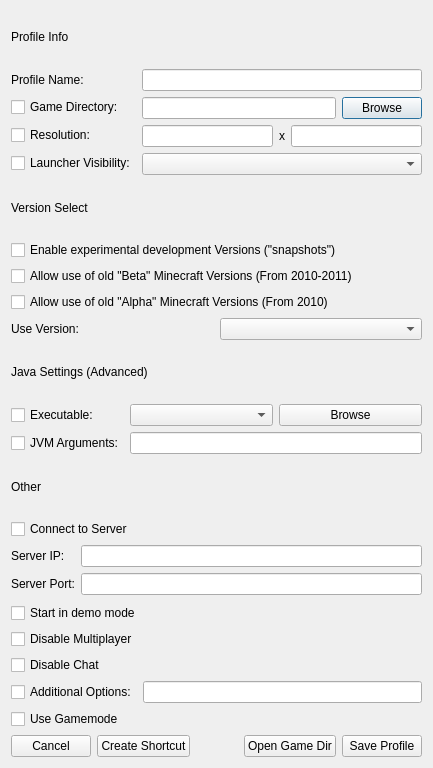
<?xml version="1.0" encoding="UTF-8"?>
<ui version="4.0">
 <class>ProfileWindow</class>
 <widget class="QDialog" name="ProfileWindow">
  <property name="geometry">
   <rect>
    <x>0</x>
    <y>0</y>
    <width>433</width>
    <height>768</height>
   </rect>
  </property>
  <property name="windowTitle">
   <string>Profile Editor</string>
  </property>
  <layout class="QVBoxLayout" name="verticalLayout">
   <item>
    <widget class="QLabel" name="label">
     <property name="text">
      <string>Profile Info</string>
     </property>
    </widget>
   </item>
   <item>
    <layout class="QFormLayout" name="formLayout">
     <property name="labelAlignment">
      <set>Qt::AlignLeading|Qt::AlignLeft|Qt::AlignVCenter</set>
     </property>
     <item row="0" column="0">
      <widget class="QLabel" name="label_2">
       <property name="text">
        <string>Profile Name:</string>
       </property>
       <property name="alignment">
        <set>Qt::AlignLeading|Qt::AlignLeft|Qt::AlignVCenter</set>
       </property>
      </widget>
     </item>
     <item row="0" column="1">
      <widget class="QLineEdit" name="profileNameEdit"/>
     </item>
     <item row="1" column="0">
      <widget class="QCheckBox" name="gameDirectoryCheckbox">
       <property name="text">
        <string>Game Directory:</string>
       </property>
      </widget>
     </item>
     <item row="1" column="1">
      <layout class="QHBoxLayout" name="horizontalLayout">
       <item>
        <widget class="QLineEdit" name="gameDirectoryEdit"/>
       </item>
       <item>
        <widget class="QPushButton" name="gameDirectoryBrowseButton">
         <property name="text">
          <string>Browse</string>
         </property>
        </widget>
       </item>
      </layout>
     </item>
     <item row="2" column="1">
      <layout class="QHBoxLayout" name="horizontalLayout_2">
       <item>
        <widget class="QLineEdit" name="resolutionEditX"/>
       </item>
       <item>
        <widget class="QLabel" name="resolutionLabel">
         <property name="text">
          <string notr="true">x</string>
         </property>
        </widget>
       </item>
       <item>
        <widget class="QLineEdit" name="resolutionEditY"/>
       </item>
      </layout>
     </item>
     <item row="2" column="0">
      <widget class="QCheckBox" name="resolutionCheckbox">
       <property name="text">
        <string>Resolution:</string>
       </property>
      </widget>
     </item>
     <item row="3" column="0">
      <widget class="QCheckBox" name="launcherVisibilityCheckbox">
       <property name="text">
        <string>Launcher Visibility:</string>
       </property>
      </widget>
     </item>
     <item row="3" column="1">
      <widget class="QComboBox" name="launcherVisibilityCombobox"/>
     </item>
    </layout>
   </item>
   <item>
    <widget class="QLabel" name="label_4">
     <property name="text">
      <string>Version Select</string>
     </property>
    </widget>
   </item>
   <item>
    <widget class="QCheckBox" name="enableSnapshots">
     <property name="text">
      <string>Enable experimental development Versions (&quot;snapshots&quot;)</string>
     </property>
    </widget>
   </item>
   <item>
    <widget class="QCheckBox" name="enableBeta">
     <property name="text">
      <string>Allow use of old &quot;Beta&quot; Minecraft Versions (From 2010-2011)</string>
     </property>
    </widget>
   </item>
   <item>
    <widget class="QCheckBox" name="enableAlpha">
     <property name="text">
      <string>Allow use of old &quot;Alpha&quot; Minecraft Versions (From 2010)</string>
     </property>
    </widget>
   </item>
   <item>
    <layout class="QHBoxLayout" name="horizontalLayout_3">
     <item>
      <widget class="QLabel" name="label_5">
       <property name="text">
        <string>Use Version:</string>
       </property>
      </widget>
     </item>
     <item>
      <widget class="QComboBox" name="versionSelectCombobox"/>
     </item>
    </layout>
   </item>
   <item>
    <widget class="QLabel" name="label_6">
     <property name="text">
      <string>Java Settings (Advanced)</string>
     </property>
    </widget>
   </item>
   <item>
    <layout class="QGridLayout" name="gridLayout">
     <item row="0" column="1">
      <layout class="QHBoxLayout" name="horizontalLayout_4">
       <item>
        <widget class="QComboBox" name="executableEdit">
         <property name="editable">
          <bool>false</bool>
         </property>
        </widget>
       </item>
       <item>
        <widget class="QPushButton" name="executableButton">
         <property name="text">
          <string>Browse</string>
         </property>
        </widget>
       </item>
      </layout>
     </item>
     <item row="1" column="1">
      <widget class="QLineEdit" name="jvmArgumentsEdit"/>
     </item>
     <item row="0" column="0">
      <widget class="QCheckBox" name="executableCheckbox">
       <property name="text">
        <string>Executable:</string>
       </property>
      </widget>
     </item>
     <item row="1" column="0">
      <widget class="QCheckBox" name="jvmArgumentsCheckbox">
       <property name="text">
        <string>JVM Arguments:</string>
       </property>
      </widget>
     </item>
    </layout>
   </item>
   <item>
    <widget class="QLabel" name="label_9">
     <property name="text">
      <string>Other</string>
     </property>
    </widget>
   </item>
   <item>
    <widget class="QCheckBox" name="serverCheckbox">
     <property name="text">
      <string>Connect to Server</string>
     </property>
    </widget>
   </item>
   <item>
    <layout class="QFormLayout" name="formLayout_2">
     <item row="0" column="0">
      <widget class="QLabel" name="serverLabel">
       <property name="text">
        <string>Server IP:</string>
       </property>
      </widget>
     </item>
     <item row="1" column="0">
      <widget class="QLabel" name="portLabel">
       <property name="text">
        <string>Server Port:</string>
       </property>
      </widget>
     </item>
     <item row="1" column="1">
      <widget class="QLineEdit" name="portEdit"/>
     </item>
     <item row="0" column="1">
      <widget class="QLineEdit" name="serverEdit"/>
     </item>
    </layout>
   </item>
   <item>
    <widget class="QCheckBox" name="demoModeCheckbox">
     <property name="text">
      <string>Start in demo mode</string>
     </property>
    </widget>
   </item>
   <item>
    <widget class="QCheckBox" name="disableMultiplayerCheckBox">
     <property name="text">
      <string>Disable Multiplayer</string>
     </property>
    </widget>
   </item>
   <item>
    <widget class="QCheckBox" name="disableChatCheckBox">
     <property name="text">
      <string>Disable Chat</string>
     </property>
    </widget>
   </item>
   <item>
    <layout class="QHBoxLayout" name="horizontalLayout_5">
     <item>
      <widget class="QCheckBox" name="minecraftOptionsCheckBox">
       <property name="text">
        <string>Additional Options:</string>
       </property>
      </widget>
     </item>
     <item>
      <widget class="QLineEdit" name="minecraftOptionsEdit"/>
     </item>
    </layout>
   </item>
   <item>
    <widget class="QCheckBox" name="gameModeCheckBox">
     <property name="text">
      <string>Use Gamemode</string>
     </property>
    </widget>
   </item>
   <item>
    <layout class="QHBoxLayout" name="horizontalLayout_6">
     <item>
      <widget class="QPushButton" name="cancelButton">
       <property name="text">
        <string>Cancel</string>
       </property>
      </widget>
     </item>
     <item>
      <widget class="QPushButton" name="createShortcutButton">
       <property name="text">
        <string>Create Shortcut</string>
       </property>
      </widget>
     </item>
     <item>
      <spacer name="horizontalSpacer">
       <property name="orientation">
        <enum>Qt::Horizontal</enum>
       </property>
       <property name="sizeHint" stdset="0">
        <size>
         <width>40</width>
         <height>20</height>
        </size>
       </property>
      </spacer>
     </item>
     <item>
      <widget class="QPushButton" name="openGameDirectoryButton">
       <property name="text">
        <string>Open Game Dir</string>
       </property>
      </widget>
     </item>
     <item>
      <widget class="QPushButton" name="saveProfileButton">
       <property name="text">
        <string>Save Profile</string>
       </property>
      </widget>
     </item>
    </layout>
   </item>
  </layout>
 </widget>
 <resources/>
 <connections/>
</ui>
